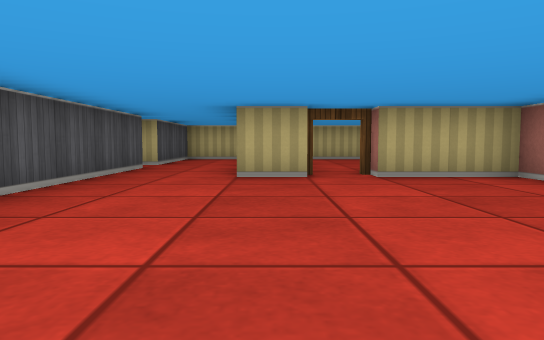
[1] (above)

17 first-person views from a walk through a cub3D ray-caster map. The camera is about half as high as the walls, tilts 4° down and sees 70° across. The floor is counted in squares. Each view is taken from the middle of a square. On the plan, view 1 faces up. The plan holds only what a view shows up to about 9 squares ahead; the rest is blank. The place goes on beyond the plan.

[2]
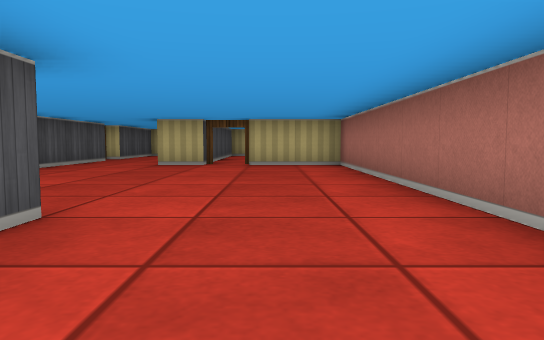

[3]
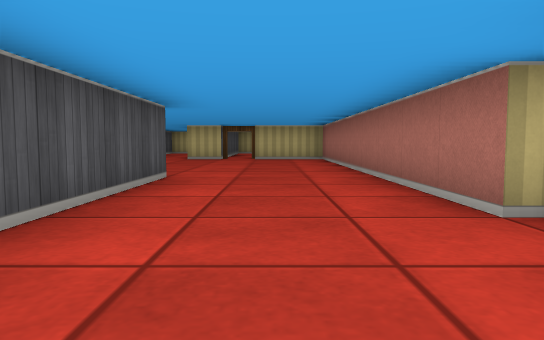

[4]
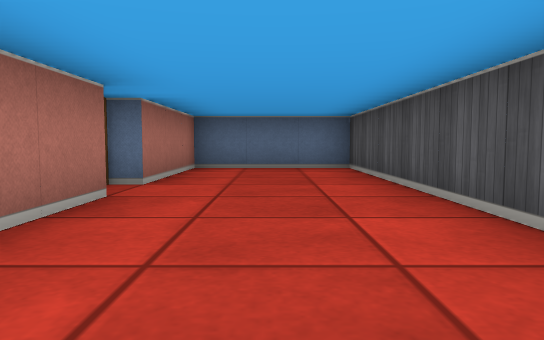

[5]
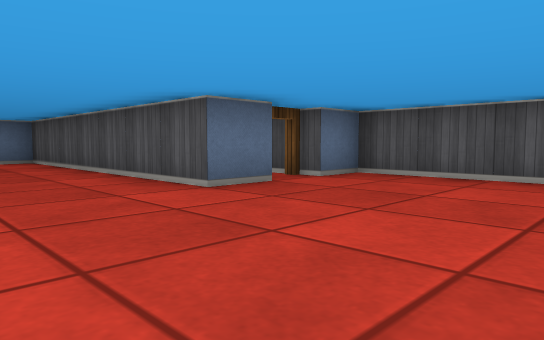

[6]
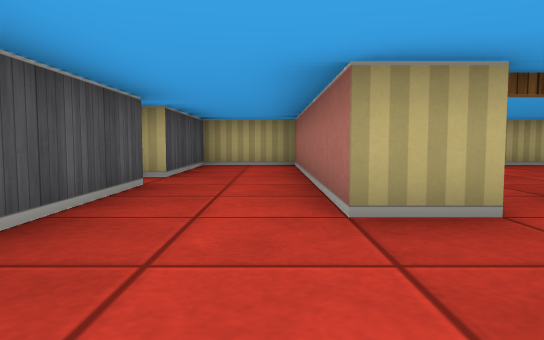

[7]
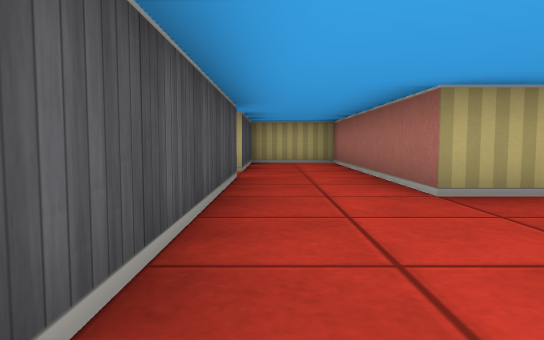

[8]
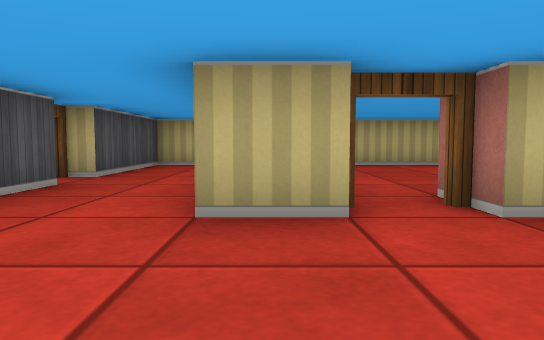

[9]
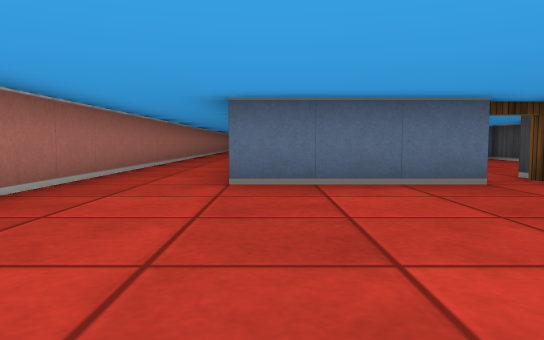

[10]
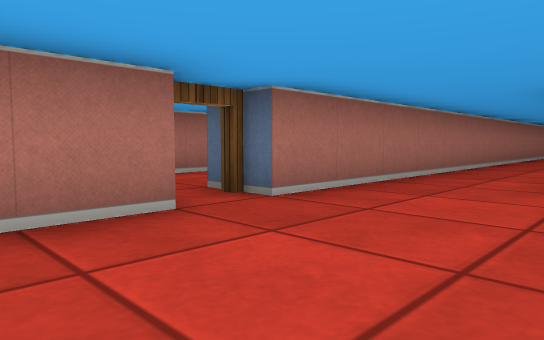

[11]
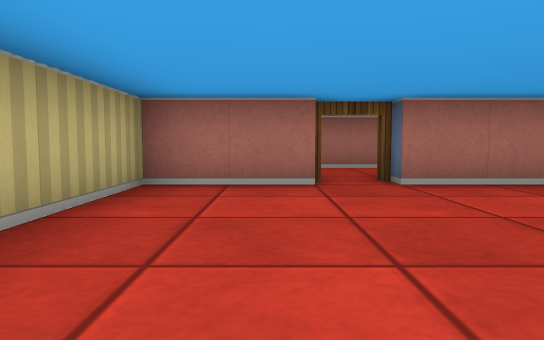

[12]
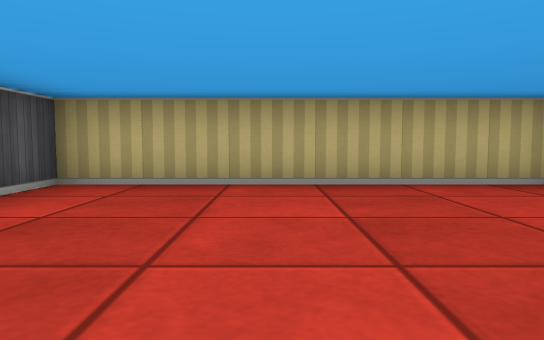

[13]
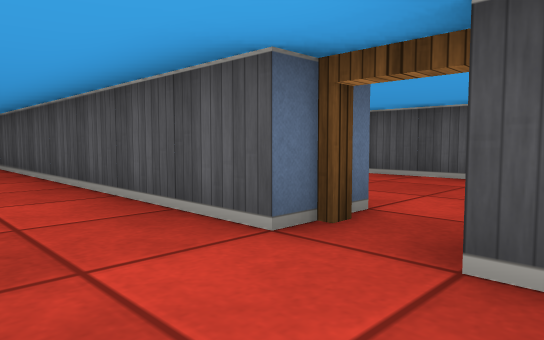

[14]
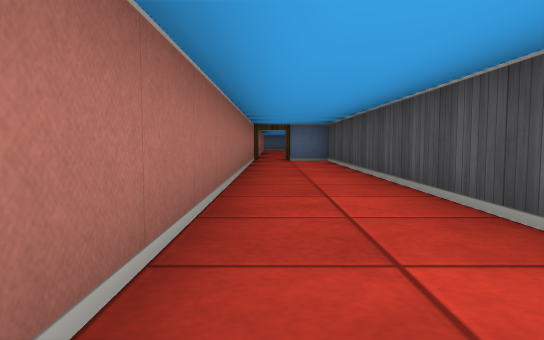

[15]
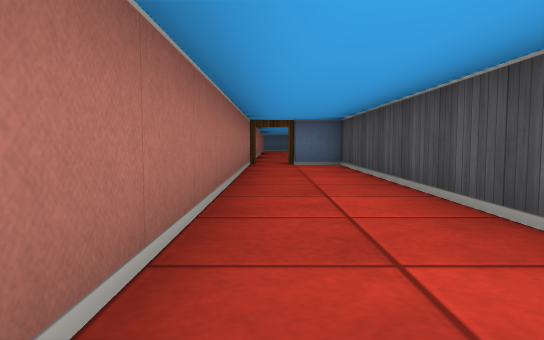

[16]
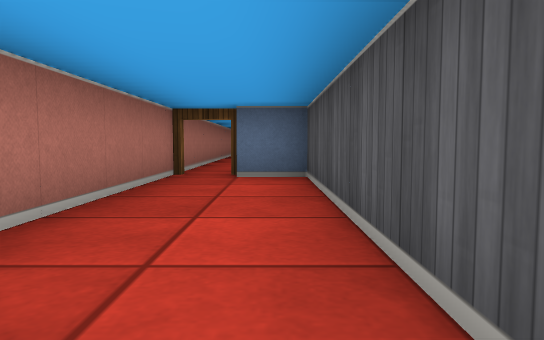

[17]
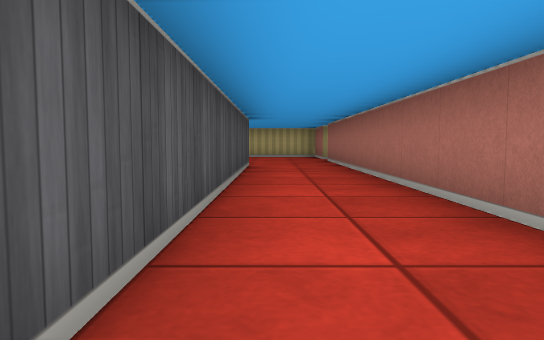

### Floor plan
Points are (right, up) in squares from view 1. A wall is a line through its corners. A room is listed if a view was taken in it or the views show most of it. See-through windows are left out.
Room 1 (views 1, 2, 3, 4, 5, 6, 7, 8)
walls: (-0.5, -0.5) (0.5, -0.5) (0.5, -7.5) (3.5, -7.5) (3.5, -4.5); (0.5, 5.5) (-0.5, 5.5) (-0.5, 11.5) (-2.5, 11.5) (-2.5, 8.5); (3.5, -3.5) (3.5, 5.5) (1.5, 5.5); (-2.5, 7.5) (-2.5, -0.5) (-1.5, -0.5)
ways out: open door at (1, 6) to room 2; open door at (4, -4) to room 2; open door at (-3, 8); open door at (-1, -1)
Room 2 (views 9, 10, 11, 12, 13, 14, 15, 16, 17)
walls: (6.5, 0) (6.5, 8.5); (4.5, 6.2) (4.5, -1.4); (4.5, -4.5) (4.5, -15.5) (5.5, -15.5); (1.5, 6.5) (4.5, 6.5); (6.5, 9.4) (6.5, 11.5) (0.5, 11.5) (0.5, 10.5); (6.5, -15.9) (6.5, -5.6)
ways out: open door at (1, 6) to room 1; open door at (4, -4) to room 1; open door at (6, -16); open door at (7, 9)

Positions as (right, up) in squares from view 1, and headings:
1: (0, 0), facing up
2: (2, -3), facing up
3: (2, -6), facing up
4: (2, 0), facing down
5: (3, 3), facing down-left
6: (-1, 3), facing up
7: (-2, 2), facing up
8: (0, 3), facing up
9: (4, 11), facing down
10: (4, 11), facing down-right
11: (2, 10), facing right
12: (3, 7), facing up
13: (6, -3), facing down-left
14: (6, -5), facing down
15: (6, -7), facing down
16: (5, -10), facing down
17: (5, -2), facing up
